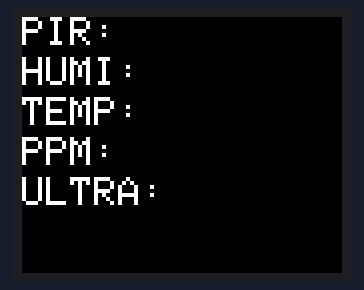
Simulated run of this sketch. Board: Arduino Uno, built with avr-gcc and run on an emulated ATmega328P. On the bench: 160×128 colour display.

Above: at 0.1 s.

The sketch:

lcd.ino
```cpp
#include <TFT.h> //아두이노 LCD 라이브러리 포함
#include <SPI.h> //아두이노 SPI 라이브러리 포함


// 핀 정의하기
#define cs   10  //CS or Chip Select
#define dc   9  //DC or A0, Data/Command
#define rst  8   //Reset


// TFT 클래스 생성
//CS와 DC, Reset만 추가하면 된다.
//하드웨어 SPI는 클래스 내부에서 자동 생성 됨.
TFT TFTscreen = TFT(cs, dc, rst);

// 센서 값을 저장할 변수
char sensorPrintout1[2];  //pir
char sensorPrintout2[3];  //temp
char sensorPrintout3[3];  //humi
char sensorPrintout4[6]; //ppm
char sensorPrintout5[6]; //ultra


String s_result;

String pir;
String temp;
String humi;
String ppm;
String ultra;


void setup() {

  //TFT 클래스 시작
  Serial.begin(9600);
  TFTscreen.begin();

  // 검정색으로 초기화
  TFTscreen.background(0, 0, 0);

  // 폰트 칼라 설정 (흰색)
  TFTscreen.stroke(255, 255, 255);
  // 폰트 크기를 2로 설정

  TFTscreen.setTextSize(2);

  // LCD초기 화면
  TFTscreen.text("PIR: ", 0, 0);
  TFTscreen.text("HUMI: ", 0, 20);
  TFTscreen.text("TEMP: ", 0, 40);
  TFTscreen.text("PPM: ", 0, 60);
  TFTscreen.text("ULTRA: ", 0, 80);

}

void loop() {

  // python에서 값 받아오기
  String result = Serial.readString();

  // String indexing을 위한 변수
  int first = result.indexOf("/");
  int sec = result.indexOf("/",first +1);
  int third = result.indexOf("/",sec +1);
  int fourth = result.indexOf("/",third +1);
  int last = result.indexOf("/", fourth +1);

  // result값 slicing
  pir = result.substring(0,first);
  temp = result.substring(first+1,sec);
  humi = result.substring(sec+1,third);
  ppm = result.substring(third+1,fourth);
  ultra = result.substring(fourth+1,last);

  // lcd에 표시하기 위해 toCharArray
  pir.toCharArray(sensorPrintout1, 2);
  temp.toCharArray(sensorPrintout2, 3);
  humi.toCharArray(sensorPrintout3, 3);
  ppm.toCharArray(sensorPrintout4, 6);
  ultra.toCharArray(sensorPrintout5, 6);

  // 글자 색흰색으로 변경
  TFTscreen.stroke(255, 255, 255);
  // LCD에 X : 0, Y : 20 위치에 글씨 표시
  TFTscreen.text(sensorPrintout1, 50, 0);
  TFTscreen.text(sensorPrintout2, 50, 20);
  TFTscreen.text(sensorPrintout3, 50, 40);
  TFTscreen.text(sensorPrintout4, 50, 60);
  TFTscreen.text(sensorPrintout5, 70, 80);

  delay(5000);

  // 지금 쓴 글씨를 제거하기 위해 색을 검정색으로 변경
  TFTscreen.stroke(0, 0, 0);
  // 동일한 글씨를 검정색으로 표시하기 때문에 지워짐.
  TFTscreen.text(sensorPrintout1, 50, 0);
  TFTscreen.text(sensorPrintout2, 50, 20);
  TFTscreen.text(sensorPrintout3, 50, 40);
  TFTscreen.text(sensorPrintout4, 50, 60);
  TFTscreen.text(sensorPrintout5, 70, 80);

  //다시 loop함수 처음으로 이동


}
```
